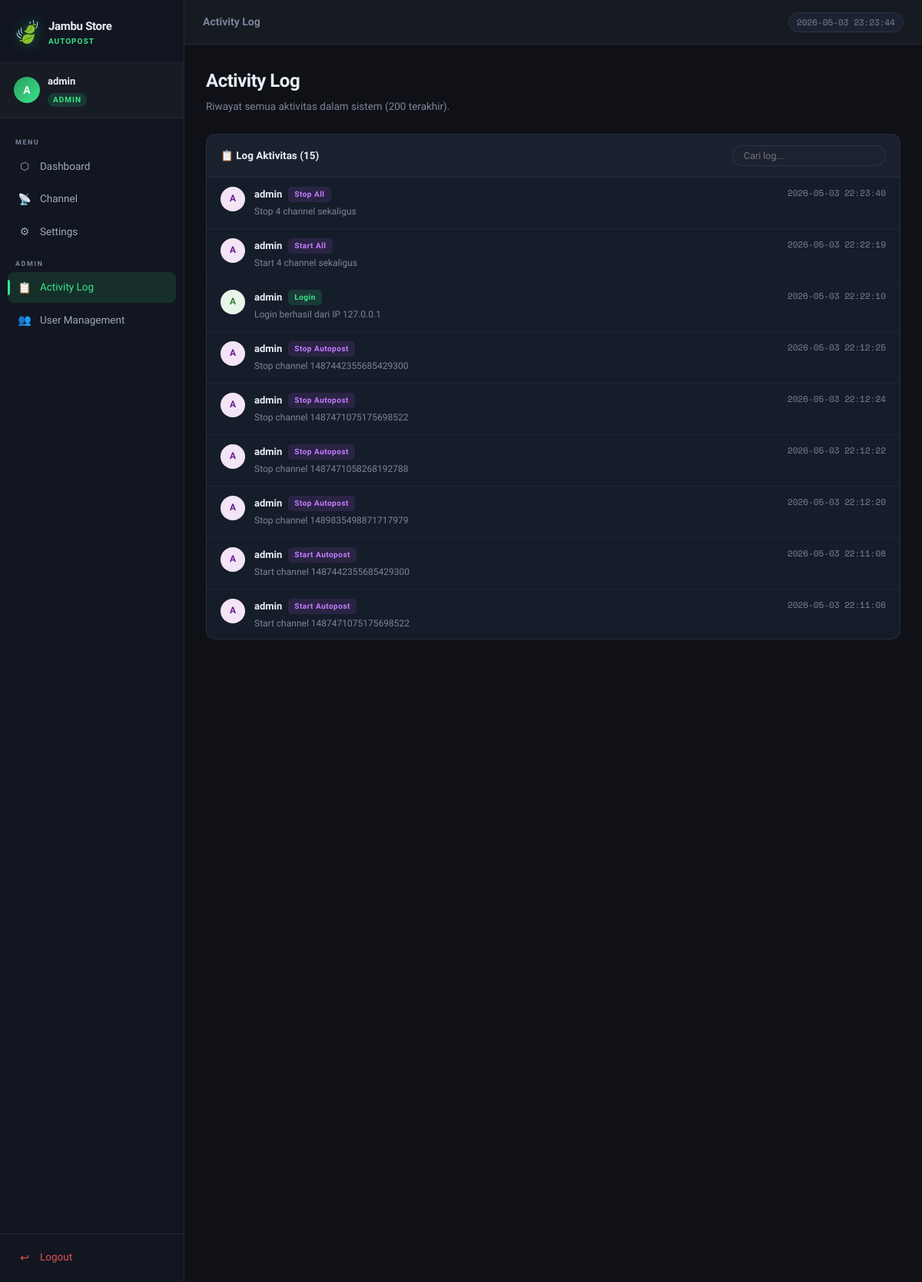
Screenshot of /logs (signed in) with the database file from the repository.
### tables this page shows
CREATE TABLE logs (
        id INTEGER PRIMARY KEY AUTOINCREMENT,
        user_id INTEGER,
        username TEXT,
        action TEXT NOT NULL,
        detail TEXT,
        created_at TEXT DEFAULT (datetime('now','localtime'))
    );

### app.py (the view)
@app.route('/logs')
@admin_required
def activity_logs():
    conn = get_db()
    logs = conn.execute("SELECT * FROM logs ORDER BY id DESC LIMIT 200").fetchall()
    conn.close()
    return render_template('logs.html', logs=logs)

### app.py (called while the page is built)
def get_db():
    conn = sqlite3.connect(DB_PATH)
    conn.row_factory = sqlite3.Row
    return conn

def admin_required(f):
    @wraps(f)
    def decorated(*args, **kwargs):
        if 'user_id' not in session:
            return redirect(url_for('login'))
        if session.get('role') != 'admin':
            flash('Akses ditolak. Hanya admin yang bisa mengakses halaman ini.', 'error')
            return redirect(url_for('channels'))
        return f(*args, **kwargs)
    return decorated

### templates/logs.html (shortened to what this page needs)
{% extends "base.html" %}
{% block page_title %}Activity Log{% endblock %}
{% block content %}
<div class="page-header">
    <h1 class="page-h1">Activity Log</h1>
    <p class="page-sub">Riwayat semua aktivitas dalam sistem (200 terakhir).</p>
</div>
<div class="card">
    <div class="card-header">
        <span>📋 Log Aktivitas ({{ logs|length }})</span>
        <input type="text" id="searchLog" class="search-input" placeholder="Cari log...">
    </div>
    <div class="log-list full" id="logList">
        {% if logs %}
            {% for log in logs %}
            <div class="log-item log-row">
                <div class="log-avatar" style="
                    {% if 'Login' in log.action %}background:#e8f5e9;color:#2e7d32;
                    {% elif 'Delete' in log.action %}background:#ffebee;color:#c62828;
                    {% elif 'Add' in log.action %}background:#e3f2fd;color:#1565c0;
                    {% else %}background:#f3e5f5;color:#6a1b9a;{% endif %}
                ">{{ log.username[0].upper() if log.username else '?' }}</div>
                <div class="log-body">
                    <div class="log-action">
                        <strong>{{ log.username or 'System' }}</strong>
                        <span class="log-action-badge
                            {% if 'Login' in log.action %}badge-green
                            {% elif 'Delete' in log.action %}badge-red
                            {% elif 'Add' in log.action %}badge-blue
                            {% else %}badge-purple{% endif %}">{{ log.action }}</span>
                    </div>
                    <div class="log-detail">{{ log.detail }}</div>
                </div>
                <div class="log-time mono">{{ log.created_at }}</div>
            </div>
            {% endfor %}
        {% else %}
        <div class="empty-state">
            <span>📋</span>
            <p>Belum ada aktivitas yang tercatat.</p>
        </div>
        {% endif %}
    </div>
</div>
{% endblock %}

### templates/base.html (shortened to what this page needs)
<!DOCTYPE html>
<html lang="id">
<head>
    <link rel="stylesheet" href="{{ url_for('static', filename='css/style.css') }}">
</head>
<body>
    {% if session.user_id %}
    <div class="app-layout">
        <aside class="sidebar" id="sidebar">
            <div class="sidebar-header">
                <div class="brand">
                    <span class="brand-icon">🍃</span>
                    <div>
                        <div class="brand-name">Jambu Store</div>
                        <div class="brand-sub">Autopost</div>
                    </div>
                </div>
            </div>
            <div class="user-badge">
                <div class="user-avatar">{{ session.username[0].upper() }}</div>
                <div>
                    <div class="user-name">{{ session.username }}</div>
                    <div class="user-role {{ session.role }}">{{ session.role }}</div>
                </div>
            </div>
            <nav class="sidebar-nav">
                <div class="nav-label">Menu</div>
                {% if session.role == 'admin' %}
                <a href="{{ url_for('dashboard') }}" class="nav-item {% if request.endpoint == 'dashboard' %}active{% endif %}">
                    <span class="nav-icon">⬡</span> Dashboard
                </a>
                {% endif %}
                <a href="{{ url_for('channels') }}" class="nav-item {% if request.endpoint == 'channels' %}active{% endif %}">
                    <span class="nav-icon">📡</span> Channel
                </a>
                <a href="{{ url_for('settings') }}" class="nav-item {% if request.endpoint == 'settings' %}active{% endif %}">
                    <span class="nav-icon">⚙</span> Settings
                </a>
                {% if session.role == 'admin' %}
                <div class="nav-label">Admin</div>
                <a href="{{ url_for('activity_logs') }}" class="nav-item {% if request.endpoint == 'activity_logs' %}active{% endif %}">
                    <span class="nav-icon">📋</span> Activity Log
                </a>
                <a href="{{ url_for('user_management') }}" class="nav-item {% if request.endpoint == 'user_management' %}active{% endif %}">
                    <span class="nav-icon">👥</span> User Management
                </a>
                {% endif %}
            </nav>
            <div class="sidebar-footer">
                <a href="{{ url_for('logout') }}" class="nav-item logout">
                    <span class="nav-icon">↩</span> Logout
                </a>
            </div>
        </aside>
        <main class="main-content">
            <div class="topbar">
                <div class="topbar-title">{% block page_title %}{% endblock %}</div>
                <div class="topbar-right">
                    <span class="time-badge" id="clockBadge"></span>
                </div>
            </div>
            <div class="content-wrapper">
                {% block content %}{% endblock %}
            </div>
        </main>
    </div>
    {% endif %}
</body>
</html>

### rows the page displays
logs: username "A", username "admin", action "Stop All", detail "Stop 4 channel sekaligus", created_at "2026-05-03 22:23:40"
logs: username "A", username "admin", action "Start All", detail "Start 4 channel sekaligus", created_at "2026-05-03 22:22:19"
logs: username "A", username "admin", action "Login", detail "Login berhasil dari IP 127.0.0.1", created_at "2026-05-03 22:22:10"
logs: username "A", username "admin", action "Stop Autopost", detail "Stop channel 1487442355685429300", created_at "2026-05-03 22:12:25"
logs: username "A", username "admin", action "Stop Autopost", detail "Stop channel 1487471075175698522", created_at "2026-05-03 22:12:24"
logs: username "A", username "admin", action "Stop Autopost", detail "Stop channel 1487471058268192788", created_at "2026-05-03 22:12:22"
logs: username "A", username "admin", action "Stop Autopost", detail "Stop channel 1489835498871717979", created_at "2026-05-03 22:12:20"
logs: username "A", username "admin", action "Start Autopost", detail "Start channel 1487442355685429300", created_at "2026-05-03 22:11:08"
logs: username "A", username "admin", action "Start Autopost", detail "Start channel 1487471075175698522", created_at "2026-05-03 22:11:06"

### other values shown
{{ session.username[0].upper() }} "A"
{{ session.username }} "admin"
{{ session.role }} "ADMIN"
{{ logs|length }} "15"
